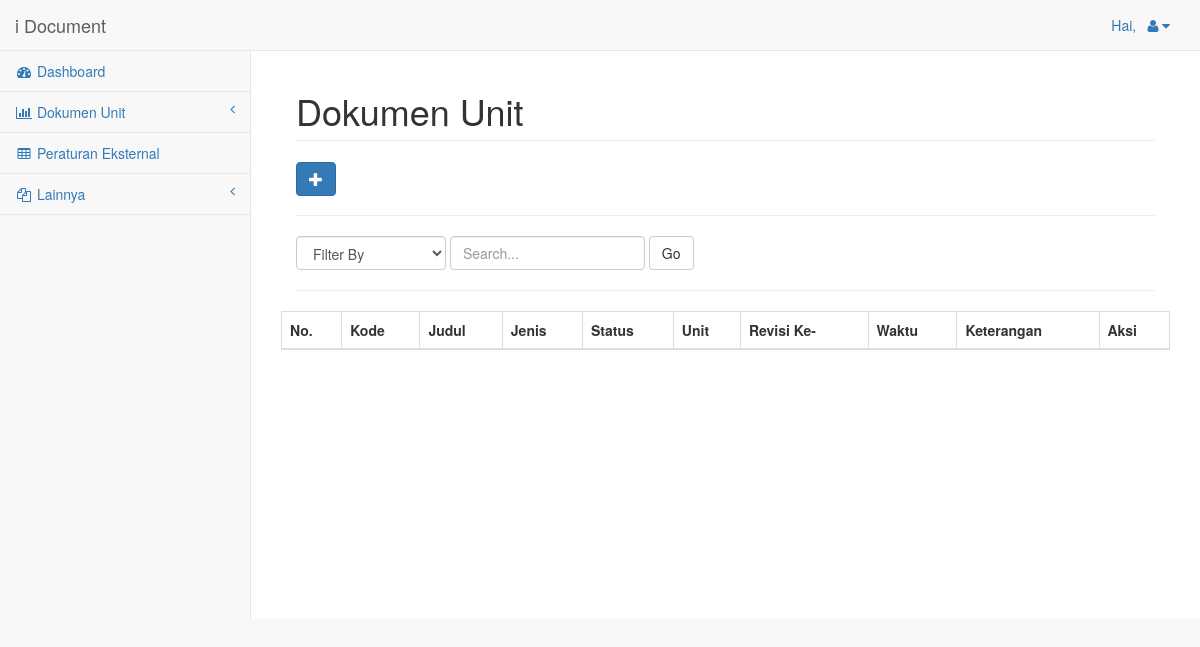
Before: /index.php/staff/buatDokumenBaru with the older database file.
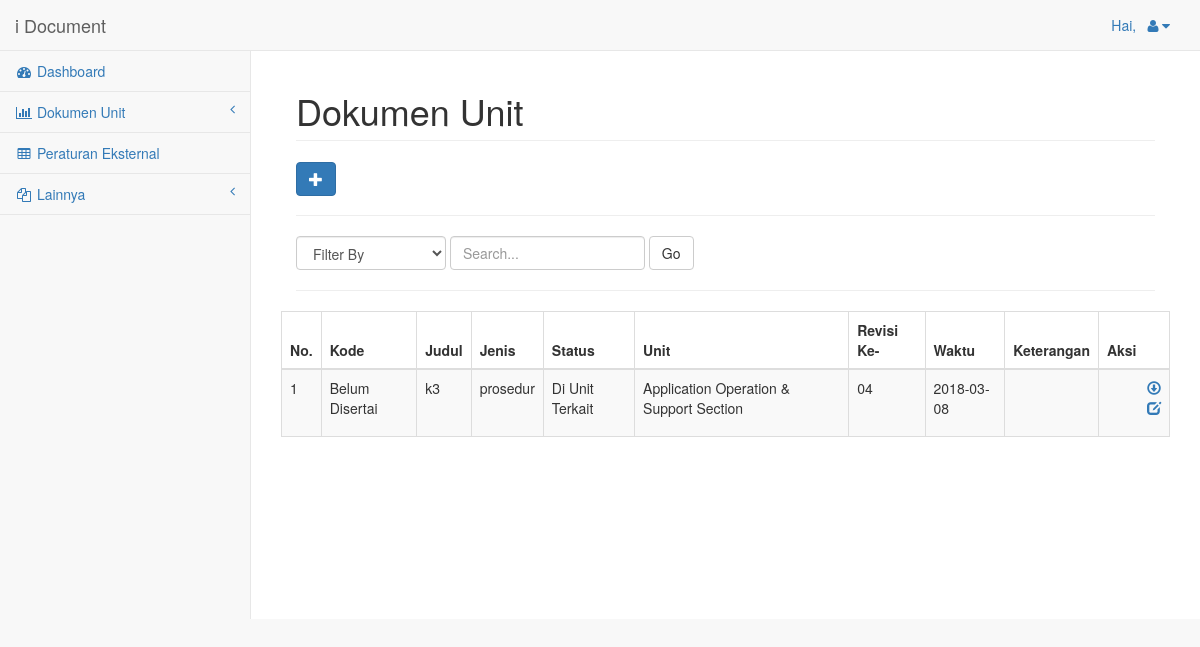
After: the same page with the newer database file.
### tables this page shows
CREATE TABLE `tb_dokumen_baru` (
  `id_dokumen` int(3) NOT NULL AUTO_INCREMENT,
  `kode` varchar(255) DEFAULT NULL,
  `nama_dokumen` varchar(255) DEFAULT NULL,
  `id_jenis_dokumen` int(10) DEFAULT NULL,
  `keterangan` varchar(255) DEFAULT NULL,
  `id_revisi` int(3) DEFAULT NULL,
  `file` varchar(255) DEFAULT NULL,
  `id_status_dokumen` int(3) DEFAULT NULL,
  `entry_date` date DEFAULT NULL,
  `id_admin` int(10) DEFAULT NULL,
  PRIMARY KEY (`id_dokumen`),
  KEY `jenis_dokumen` (`id_jenis_dokumen`),
  KEY `id_keterangan` (`keterangan`),
  KEY `status` (`id_status_dokumen`),
  KEY `revisi` (`id_revisi`),
  KEY `id_admin` (`id_admin`),
  CONSTRAINT `tb_dokumen_baru_ibfk_5` FOREIGN KEY (`id_jenis_dokumen`) REFERENCES `tb_jenis_dokumen` (`id_jenis_dokumen`),
  CONSTRAINT `tb_dokumen_baru_ibfk_7` FOREIGN KEY (`id_status_dokumen`) REFERENCES `status_dokumen` (`id_status_dokumen`),
  CONSTRAINT `tb_dokumen_baru_ibfk_8` FOREIGN KEY (`id_revisi`) REFERENCES `revisi` (`id_revisi`),
  CONSTRAINT `tb_dokumen_baru_ibfk_9` FOREIGN KEY (`id_admin`) REFERENCES `tb_admin` (`id_admin`)
);

CREATE TABLE `tb_jenis_dokumen` (
  `id_jenis_dokumen` int(10) NOT NULL AUTO_INCREMENT,
  `jenis_dokumen` varchar(50) NOT NULL,
  PRIMARY KEY (`id_jenis_dokumen`)
);

CREATE TABLE `status_dokumen` (
  `id_status_dokumen` int(3) NOT NULL,
  `status_dokumen` varchar(50) DEFAULT NULL,
  PRIMARY KEY (`id_status_dokumen`)
);

CREATE TABLE `unit` (
  `id_unit` int(3) NOT NULL AUTO_INCREMENT,
  `unit` varchar(100) DEFAULT NULL,
  PRIMARY KEY (`id_unit`)
);

CREATE TABLE `revisi` (
  `id_revisi` int(3) NOT NULL AUTO_INCREMENT,
  `revisi` varchar(2) DEFAULT NULL,
  PRIMARY KEY (`id_revisi`)
);

### application/controllers/Staff.php (called while the page is built, shortened)
<?php if ( ! defined('BASEPATH')) exit('No direct script access allowed');
class Staff extends CI_Controller {
	public function __construct(){
		$this->load->model('model_peraturan');
		$this->load->model('model_dokumen_baru');
		$this->load->model('model_catatan_mutu');
		 $this->load->helper('url');
		  $this->load->library('form_validation');
		  $this->load->library('session');
	}
	public function buatDokumenBaru(){
		$data['title']='Buat Baru';
		$data['tb_jenis_dokumen']=$this->model_dokumen_baru->get_jenis_dokumen();
		$data['revisi']=$this->model_dokumen_baru->get_revisi();
		$data['status_dokumen']=$this->model_dokumen_baru->get_status();
		$data['tb_dokumen_baru']=$this->model_dokumen_baru->get_dokumen();
		$filter=$this->input->post('filter');
		$field=$this->input->post('field');
		$search=$this->input->post('search');
		if (isset($filter) && !empty($search)) {
           $data['tb_dokumen_baru'] = $this->model_dokumen_baru->getDokumenWhereLike($field, $search);
        } else {
            $data['tb_dokumen_baru'] = $this->model_dokumen_baru->get_dokumen();
        }
		$this->load->view('staff/header',$data);
		$this->load->view('staff/dokumenUtama',$data);
	}
}

### index.php (called while the page is built, shortened)
<?php
require_once BASEPATH.'core/CodeIgniter.php';

### application/models/model_dokumen_baru.php (called while the page is built, shortened)
<?php
class model_dokumen_baru extends CI_Model{
	function get_dokumen(){
		$query=$this->db->query('
		SELECT
        tb_dokumen_baru.id_dokumen,
        tb_dokumen_baru.kode,
        tb_dokumen_baru.nama_dokumen,
        tb_jenis_dokumen.jenis_dokumen,
        tb_dokumen_baru.keterangan,
        revisi.revisi,
        status_dokumen.status_dokumen,
        tb_dokumen_baru.`file`,
        tb_dokumen_baru.entry_date,
        unit.unit
        FROM
        tb_dokumen_baru
        Inner Join tb_admin On tb_dokumen_baru.id_admin=tb_admin.id_admin
        Inner Join unit On tb_admin.id_unit=unit.id_unit
        Inner Join tb_jenis_dokumen ON tb_dokumen_baru.id_jenis_dokumen = tb_jenis_dokumen.id_jenis_dokumen
        Inner Join status_dokumen ON tb_dokumen_baru.id_status_dokumen = status_dokumen.id_status_dokumen
        Inner Join revisi ON tb_dokumen_baru.id_revisi = revisi.id_revisi
        order by id_dokumen desc
		');
		return $query->result_array();
	}
}
?>

### application/views/staff/dokumenUtama.php (the view, shortened to what the changed rows need)
<div id="page-wrapper">
            <div class="col-lg-12">
                <h1 class="page-header">Dokumen Unit</h1>
            </div>
                <table width="100%" class="table table-striped table-bordered table-hover" id="dataTables-example">
                <thead>
                    <tr>
                        <th align="center">No.</th>
                        <th data-field="kode">Kode</th>
                        <th data-field="nama_dokumen">Judul</th>
                        <th data-field="jenis_dokumen">Jenis</th>
                        <th data-field="status_dokumen">Status</th>
                        <th data-field="unit">Unit</th>
                        <th data-field="Revisi">Revisi Ke-</th>
                        <th data-field="entry_date">Waktu</th>
                        <th data-field="keterangan">Keterangan</th>
                        <th colspan="1">Aksi</th>
                    </tr>
                </thead>
                <tbody>
                    <?php $no=1;
                    foreach ($tb_dokumen_baru as $baru) { ?>
                    <tr>
                        <td><?php echo $no++; ?></td>
                        <td><?php echo $baru['kode'];?></td>
                        <td><?php echo $baru['nama_dokumen'];?></td>
                        <td><?php echo $baru['jenis_dokumen'];?></td>
                        <td><?php echo $baru['status_dokumen'];?></td>
                        <td><?php echo $baru['unit']; ?></td>
                        <td><?php echo $baru['revisi'];?></td>
                        <td><?php echo $baru['entry_date'];?></td>
                        <td><?php echo $baru['keterangan'];?></td>
                        <td>
                            <ul style="list-style-type: none;">
                                <li>
                                    <li><a href="<?php echo base_url('staff/download/'.$baru['id_dokumen']);?>" class="glyphicon glyphicon-download"></a></li>
                                    <li><a href="<?php echo base_url('staff/editDokumen/'.$baru['id_dokumen']);?>" class="glyphicon glyphicon-edit"></a></li>
                                </li>
                            </ul>
                        </td>
                    </tr>
                    <?php } ?>
                </tbody>
            </table>
            </div>
        </div>
</body>

Changed rows visible on the page:
added tb_dokumen_baru: kode "Belum Disertai", nama_dokumen "k3", id_jenis_dokumen.jenis_dokumen "prosedur", id_status_dokumen.status_dokumen "Di Unit Terkait", unit.unit "Application Operation & Support Section", id_revisi.revisi "04", entry_date "2018-03-08"
